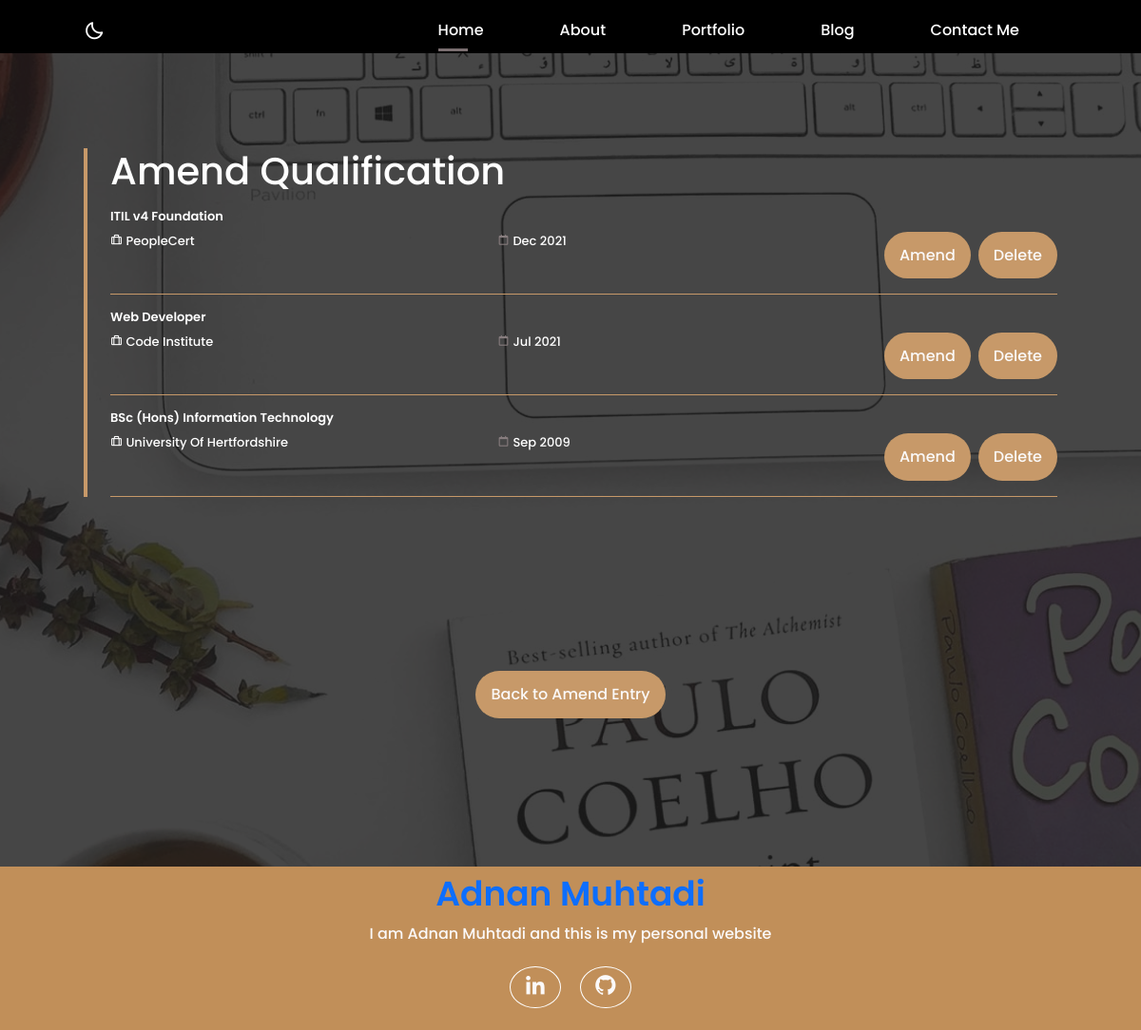
/amend_qualification/, run on the app's committed database.
### portfolio/models.py (models this page shows, shortened)
class Qualification(models.Model):
    title = models.CharField(max_length=100)
    from_where = models.CharField(max_length=200)
    description = models.TextField(blank=True)
    completed_date = models.DateField(default=timezone.now)
    website_url = models.URLField(blank=True)

### portfolio/views.py (the view)
# urls.py: path('amend_qualification/', views.amendQualification,
def amendQualification(request):
    qualifications = Qualification.objects.all()
    context = {
        'qualifications': qualifications,
    }
    return render(request, 'amend/amend_qualification.html', context)

### portfolio/templates/amend/amend_qualification.html
{% extends "base.html" %}
{% load static %}
{% block content %}
<section class="home" id="home">
    <div class="home_container_admin bd-container bd-grid">
        <div class="home_data-admin">
            <h1>Amend Qualification</h1>
            <form action="" method="POST">
                {% for qualification in qualifications %}
                <div class="row">
                    <div class="qualification_data">
                        <h3 class="qualification_area-admin mt-3">{{ qualification.title }}</h3>
                        <div class="qualification_box">
                            <span class="qualification_work-admin col">
                                <i class="bx bx-briefcase-alt qualification_icon-admin"></i>
                                {{ qualification.from_where }}
                            </span>
                            <span class="qualification_work-admin col">
                                <i class="bx bx-calendar-alt qualification_icon"></i>
                                {{ qualification.completed_date|date:'M Y' }}
                            </span>
                            <br>
                            <a href="{% url 'update_qualification' qualification.id %}"
                                class="button button-light button-more col-6 me-2">Amend</a>
                            <a href="{% url 'delete_qualification' qualification.id %}"
                                class="button button-light button-more col-6">Delete</a>
                        </div>
                    </div>
                </div>
                {% endfor %}
            </form>
        </div>
        <a href="{% url 'amend_entry' %}" class="button button-light button-more">Back to Amend
            Entry</a>
    </div>
</section>
{% endblock %}

### static/css/base.css (style rules this page uses)
:root { --header-height: 3rem; --bg-color: #fff; --bg-color-rev: #000; --text-color: #000; --text-color-rev: #fff; --text-color-same: #000; --first-color: #3e0e12; --first-color-btn: #3e0e12; --first-color-dark: #2f0a0d; --first-color-light: #7b6f71; --first-color-lighten: #fbf9f9; --first-color-lightest: #fff; --first-color-gold: #c18f59; --first-color-golden: #765735; --body-font: 'poppins', sans-serif; --biggest-font-size: 2.5rem; --h1-font-size: 1.5rem; --h2-font-size: 1.25rem; --h3-font-size: 1.125rem; --normal-font-size: .938rem; --small-font-size: .813rem; --smaller-font-size: .75rem; --font-medium: 500; --font-semi-bold: 600; --font-bold: 700; --mb-1: .5rem; --mb-2: 1rem; --mb-3: 1.5rem; --mb-4: 2rem; --mb-5: 2.5rem; --mb-6: 3rem; --z-normal: 1; --z-tooltip: 10; --z-fixed: 100; }
@media screen and (min-width: 768px) { :root { --biggest-font-size: 4.5rem; --h1-font-size: 2.25rem; --h2-font-size: 1.5rem; --h3-font-size: 1.25rem; --normal-font-size: 1rem; --small-font-size: .875rem; --smaller-font-size: .813rem; } }
html { scroll-behavior: smooth; background-color: var(--bg-color); }
body { margin: var(--header-height) 0 0 0; font-family: var(--body-font); font-size: var(--normal-font-size); font-weight: var(--font-medium); color: var(--text-color); background-color: var(--bg-color); line-height: 1.6; }
h1,h2,h3,ul,p { margin: 0; }
h2,h3 { font-weight: var(--font-semi-bold); }
a { text-decoration: none; }
.bd-container { max-width: 1024px; width: calc(100% - 2rem); margin-left: var(--mb-2); margin-right: var(--mb-2); }
.bd-grid { display: grid; gap: 1.5rem; }
.home { position: relative; display: flex; align-items: flex-end; background-image: url('/media/images/top-banner-bckg.jpg'); background-position: center; background-size: cover; opacity: 0.9; }
.home::before { content: ''; position: absolute; top: 0; left: 0; width: 100%; height: 100%; background-color: #000; opacity: 0.8; }
.home_container_admin { position: relative; height: calc(100vh - var(--header-height)); grid-template-rows: repeat(2, max-content); align-content: space-around; row-gap: 2rem; margin: 5rem 1rem; }
.home_data-admin { border-left: 4px solid var(--first-color-gold); color: var(--text-color-rev); padding-left: 1.5rem; z-index: var(--z-tooltip); overflow-x: hidden; height: auto; }
.button { display: inline-block; background-color: var(--first-color-gold); color:var(--first-color-lighten); padding: .75rem 1rem; border-radius: 25px; transition: .3s; text-decoration: none; }
.button-light { background-color: var(--first-color-gold); }
.button-more { margin: auto; width: fit-content; }
.qualification_box { padding-bottom: 1rem; border-bottom: 1px solid #c18f59; }
.qualification_icon, .qualification_work { font-size: var(--smaller-font-size); color: var(--first-color-light); }
.qualification_area-admin, .qualification_icon-admin, .qualification_work-admin { margin-bottom: var(--mb-1); font-size: var(--smaller-font-size); color: var(--text-color-rev); }

### data on the page
Qualification: title "ITIL v4 Foundation", from_where "PeopleCert", completed_date "Dec 2021"
Qualification: title "Web Developer", from_where "Code Institute", completed_date "Jul 2021"
Qualification: title "BSc (Hons) Information Technology", from_where "University Of Hertfordshire", completed_date "Sep 2009"
